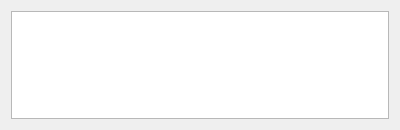
<?xml version="1.0" encoding="UTF-8"?>
<ui version="4.0">
 <class>MainWidget</class>
 <widget class="QWidget" name="MainWidget">
  <property name="geometry">
   <rect>
    <x>0</x>
    <y>0</y>
    <width>400</width>
    <height>130</height>
   </rect>
  </property>
  <property name="windowTitle">
   <string>TreeViewAndListView</string>
  </property>
  <layout class="QHBoxLayout" name="horizontalLayout">
   <item>
    <widget class="QTableView" name="tableView"/>
   </item>
  </layout>
 </widget>
 <resources/>
 <connections/>
</ui>
